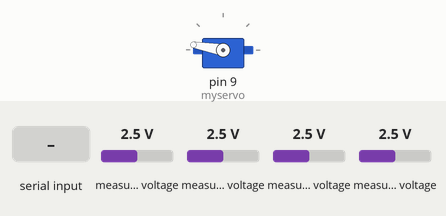
Bench run of a sketch on a simulated Arduino Uno, built with avr-gcc and run on an emulated ATmega328P. Parts: servo. The test bench sets the inputs (shaded band); at power-on: measured voltage 2.5 V. What the sketch prints to the serial monitor is not drawn.

Above: at 1.2 s.
1.3 s: "2\n" received over Serial
At 4.0 s:
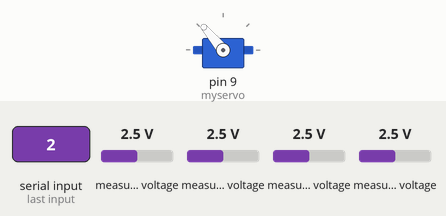
4.3 s: "1\n" received over Serial
Timing chart, 0 to 7.3 s (numbered marks = the images above; inputs shaded):
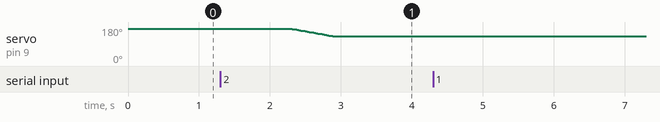

The sketch:

v1_demo.ino
```cpp
#include <Wire.h>
#include <Adafruit_ADS1X15.h>

//Adafruit_ADS1015 ads1015;    // Construct an ads1015
Adafruit_ADS1115 ads1115a; // Construct an ads1115
Adafruit_ADS1115 ads1115b;

//SDA is green and pin A4
//SCL is yellow and pin A5
//Red 5V - Black GND

#include <Servo.h>
Servo myservo;  // create servo object to control a servo

unsigned long tic;

int servo_open = 170;
int servo_close = 130;

int servo_state = servo_open;
int node = 0;

void setup(void)
{
  Serial.begin(115200);

  ads1115a.begin();
  //.begin(0x48);
  ads1115b.begin(0x49);
  ads1115a.setGain(GAIN_ONE);
  ads1115b.setGain(GAIN_ONE);
  ads1115a.setDataRate(RATE_ADS1115_860SPS);
  ads1115b.setDataRate(RATE_ADS1115_860SPS);

  myservo.attach(9);  // attaches the servo on pin 9 to the servo object
  myservo.write(servo_state);
}

void loop(void)
{
//  read_sensors();

  if (Serial.available()){
    node = Serial.readString().toInt();
    if (node == 1) {
      read_sensors();
    }
    if (node == 2) {
      servo_control();
    }
  }

}

void read_sensors(){
  int16_t adc0, adc1, adc2, adc3, adc4, adc5, adc6, adc7;
  adc0 = ads1115a.readADC_SingleEnded(0);
  adc1 = ads1115a.readADC_SingleEnded(1);
  adc2 = ads1115a.readADC_SingleEnded(2);
  adc3 = ads1115a.readADC_SingleEnded(3);
  adc4 = ads1115b.readADC_SingleEnded(0);
  adc5 = ads1115b.readADC_SingleEnded(1);
  adc6 = ads1115b.readADC_SingleEnded(2);
  //adc7 = ads1115b.readADC_SingleEnded(3);  weird output, leak?
  Serial.print(adc0); Serial.print("    "); Serial.print(adc1); Serial.print("    "); Serial.print(adc2); Serial.print("    "); Serial.print(adc3); Serial.print("    ");
  Serial.print(adc4); Serial.print("    "); Serial.print(adc5); Serial.print("    "); Serial.println(adc6); //Serial.print("    "); Serial.print(adc7); Serial.println("    ");
//  delay(1);
  Serial.flush();
}

void servo_control(){
  if (servo_state == servo_open){
    for (int pos = servo_open; pos >= servo_close; pos -= 1) {
      myservo.write(pos);
      delay(15);
    }
    servo_state = servo_close;
  }
  else if (servo_state == servo_close){
    for (int pos = servo_close; pos <= servo_open; pos += 1) {
      myservo.write(pos);
      delay(15);
    }
    servo_state = servo_open;
  }
}
```

Measured:
- after the input at 1.3 s, servo on pin 9 (myservo): moves from 170° to 130° over 0.60 s, starting after 1.0 s
- after the input at 4.3 s, every drawn part: stays the same
